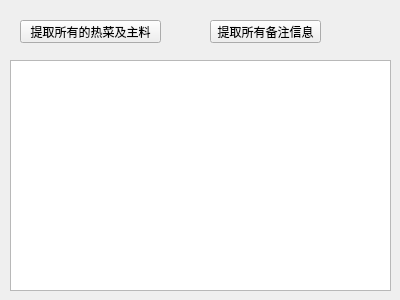
<?xml version="1.0" encoding="UTF-8"?>
<ui version="4.0">
 <class>Widget</class>
 <widget class="QWidget" name="Widget">
  <property name="geometry">
   <rect>
    <x>0</x>
    <y>0</y>
    <width>400</width>
    <height>300</height>
   </rect>
  </property>
  <property name="windowTitle">
   <string>Widget</string>
  </property>
  <widget class="QPlainTextEdit" name="plainTextEdit">
   <property name="geometry">
    <rect>
     <x>10</x>
     <y>60</y>
     <width>381</width>
     <height>231</height>
    </rect>
   </property>
  </widget>
  <widget class="QPushButton" name="pushButton">
   <property name="geometry">
    <rect>
     <x>20</x>
     <y>20</y>
     <width>141</width>
     <height>23</height>
    </rect>
   </property>
   <property name="text">
    <string>提取所有的热菜及主料</string>
   </property>
  </widget>
  <widget class="QPushButton" name="pushButton_2">
   <property name="geometry">
    <rect>
     <x>210</x>
     <y>20</y>
     <width>111</width>
     <height>23</height>
    </rect>
   </property>
   <property name="text">
    <string>提取所有备注信息</string>
   </property>
  </widget>
 </widget>
 <layoutdefault spacing="6" margin="11"/>
 <resources/>
 <connections/>
</ui>
